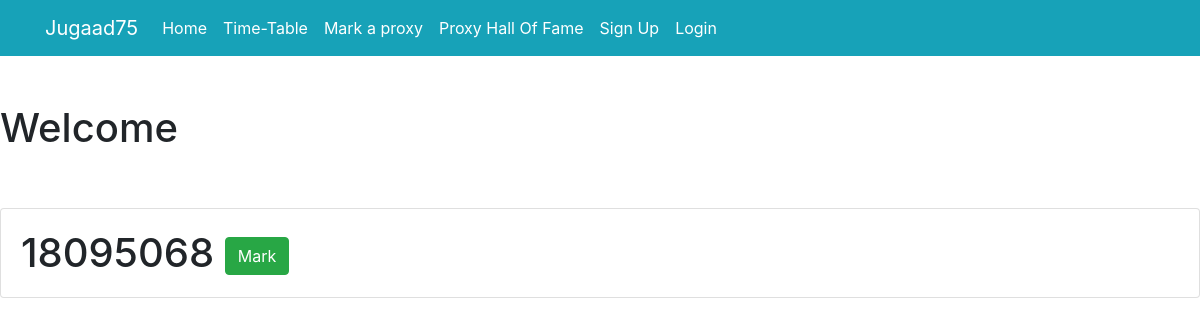
Page /markProxy/ on the earlier database version.
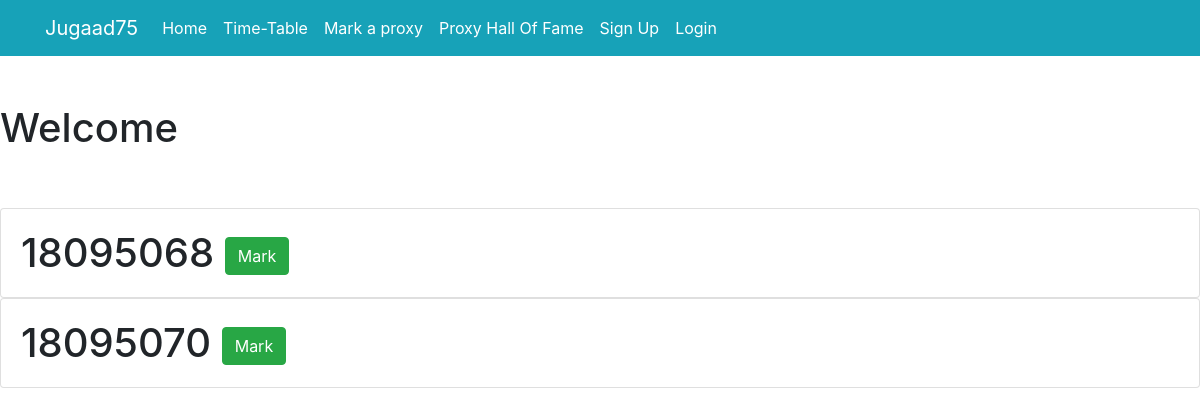
Same page on the later database version.
### tracker/models.py (models this page shows)
class sdata(models.Model):
    student = models.ForeignKey(User, on_delete=models.CASCADE)
    slot1 = models.IntegerField(default=0)
    slot2 = models.IntegerField(default=0)
    slot3 = models.IntegerField(default=0)
    slat = models.FloatField(default=0.0)
    slong = models.FloatField(default=0.0)

### tracker/views.py (the view, shortened to what this page needs)
# urls.py: path('markProxy/', views.markProxy , name='markProxy'),
@csrf_exempt
def markProxy(request):
    print("mark")
    curr_slot = getSlot()
    if curr_slot == 5:
        return HttpResponse("No classes Running")
    if curr_slot == 1:
        context = {
            'absentees' : sdata.objects.filter(slot1=0)
        }
        return render(request,'tracker/proxy.html',context)
    elif curr_slot == 2:
        context = {
            'absentees' : sdata.objects.filter(slot2=0)
        }
        return render(request,'tracker/proxy.html',context)
    elif curr_slot == 3:
        context = {
            'absentees' : sdata.objects.filter(slot3=0)
        }
        return render(request,'tracker/proxy.html',context)
    else:
        context = {
            'absentees' : sdata.objects.filter(slot3=0)
        }
        return render(request,'tracker/proxy.html',context)

### tracker/views.py (called while the page is built)
def getSlot():
    x = datetime.datetime.now()
    if x.hour>9 and x.hour<10:
        return 1
    elif x.hour>10 and x.hour<11:
        return 2
    elif x.hour>11 and x.hour<12:
        return 3
    return 4

### tracker/templates/tracker/proxy.html (shortened to what this page needs)
<link rel="stylesheet" href="https://stackpath.bootstrapcdn.com/bootstrap/4.4.1/css/bootstrap.min.css">
<nav class="navbar navbar-expand-lg navbar-dark bg-info">
    <div class="container">
      <a class="navbar-brand"  href="{% url 'home' %}" >Jugaad75</a>
      <div class="collapse navbar-collapse" id="navbarNav">
        <ul class="navbar-nav">
          <li class="nav-item active">
            <a class="nav-link" href="{% url 'home' %}" >Home </a>
          </li>
          <li class="nav-item active">
            <a class="nav-link" href="{% url 'addLecture' %}">Time-Table </span></a>
          </li>
          <li class="nav-item active">
            <a class="nav-link" href="{% url 'markProxy' %}">Mark a proxy</a>
          </li>
           <li class="nav-item active">
            <a class="nav-link" href="{% url 'hallOfFame' %}" >Proxy Hall Of Fame</a>
          </li>
      {% if user.is_authenticated %}
          <li class="nav-item active">
              <a href="#" onclick="$('#signOutBtn').click()" class="nav-link" >Logout</a>
              <form style='display: none;' method="POST" action="{% url 'logoutuser' %}">
                  {% csrf_token %}
                  <button id="signOutBtn" type="submit">Logout</button>
              </form>
          </li>
          <li class="nav-item ">
            <a class="nav-link disabled" href="#" style="color: chartreuse; font-size: large; " >{{user.username}}</a>
          </li>
      {% else %}
          <li class="nav-item active">
              <a class="nav-link " href="{% url 'signupuser' %} ">Sign Up</a>
          </li>
          <li class="nav-item">
              <a class="nav-link active" href="{% url 'loginuser' %}" >Login</a>
          </li>
      {% endif %}
        </ul>
      </div>
    </div>
  </nav>
 <h1> Welcome {{user.username}} <h1>
<br>
{% for abs in absentees %}
<div class="card">
  <div class="card-body">
    {{abs.student.username}}
    <button type="submit" onclick="markproxy({{abs.student.id}})" class="btn btn-success">Mark</button>
  </div>
</div>
{% endfor %}

Differences in the rows shown:
added sdata: student.username "18095070"
